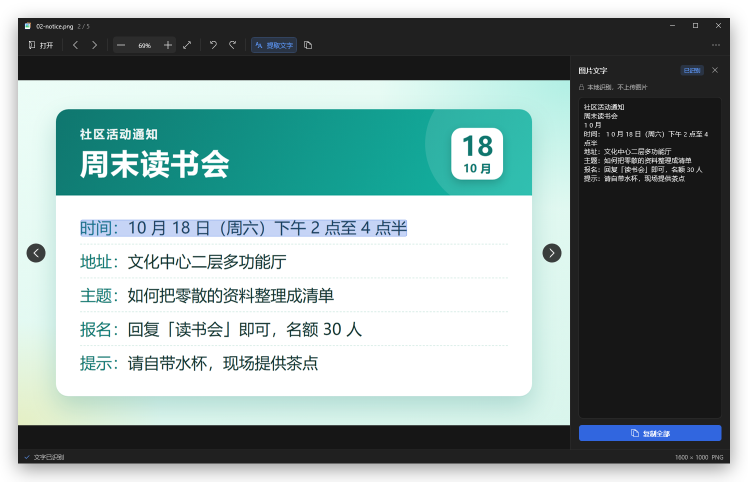
#> input picture assets/hero.png, 1496 x 963 px (shown at 1/2 size)
$ python -i post.py   (imports and definitions only)
#> lines starting #> are read from the running program, lines starting #| are printed output that depends on the picture
"""Turn the raw window captures into the README images: crop to the visible frame, soft shadow, cursor overlay, GIF.

    py -3.14 tools/readme-assets/post.py <work dir> [hero selection region menu narrow gif installer]

Reads <work>/shots (and <work>/shots-select for the GIF) and writes <work>/assets-out.
"""
import json
import pathlib
import sys

from PIL import Image, ImageChops, ImageDraw, ImageFilter

# [1 line not run here, left out]
BASE = pathlib.Path(sys.argv[1]).resolve()
OUT = BASE / "assets-out"
# [1 line not run here, left out]

SHADOW_MARGIN = 36


def read_meta(path):
    return json.loads(pathlib.Path(path).read_text(encoding="utf-8-sig"))


# [5 lines left out: function crop_visible, not called in this run]


def with_shadow(img, margin=SHADOW_MARGIN, blur=18, offset=(0, 10), opacity=0.42):
    """Transparent canvas, blurred drop shadow, then the window on top (square corners like the real window)."""
    w, h = img.size
    canvas = Image.new("RGBA", (w + margin * 2, h + margin * 2), (0, 0, 0, 0))
    shadow = Image.new("RGBA", canvas.size, (0, 0, 0, 0))
    ImageDraw.Draw(shadow).rectangle(
        (margin + offset[0], margin + offset[1], margin + offset[0] + w - 1, margin + offset[1] + h - 1),
        fill=(0, 0, 0, int(255 * opacity)),
    )
    shadow = shadow.filter(ImageFilter.GaussianBlur(blur))
    canvas = Image.alpha_composite(canvas, shadow)
    canvas.alpha_composite(img.convert("RGBA"), (margin, margin))
    return canvas


def save_png(img, name):
    path = OUT / name
    img.save(path, optimize=True)
    print(f"{name:28} {path.stat().st_size / 1024:7.0f} KiB  {img.size}")
    return path


# [9 lines left out: function window_shot, not called in this run]


def installer_shot(raw_png, out_name):
#> called with raw_png = '../../assets/hero.png', out_name = 'out.png'
    img = Image.open(raw_png).convert("RGB")
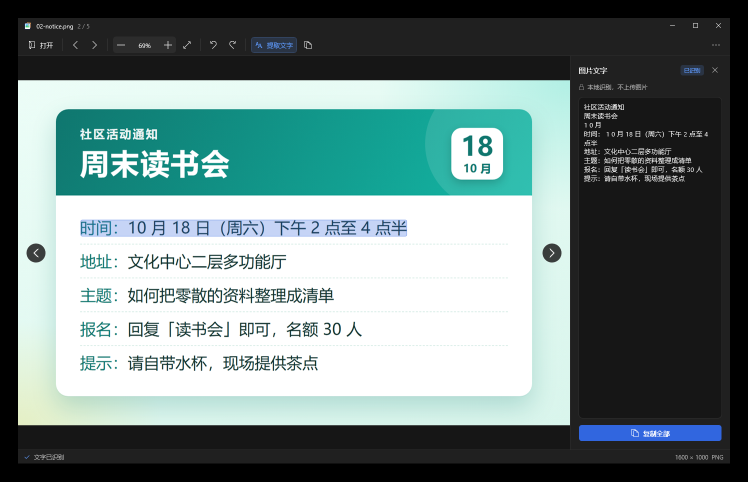
#> img: PIL image 1496x963 RGB (shown at 1/2 size); mean R, G, B 111.3, 129.7, 128.3
    bands = [img.getchannel(i).point(lambda v: 255 if v > 8 else 0) for i in range(3)]
#> bands = 3 items
    left, top, right, bottom = ImageChops.add(ImageChops.add(bands[0], bands[1]), bands[2]).getbbox()
#> left = 36; top = 36; right = 1460; bottom = 927
    return save_png(with_shadow(img.crop((left + 1, top + 1, right - 1, bottom - 1))), out_name)
#> in with_shadow, `canvas = Image.new("RGBA", (w + margin * 2, h + margin * 2), (0, 0, 0,..`: canvas: PIL image 1494x961 RGBA; every value is 0
#> in with_shadow, `ImageDraw.Draw(shadow).rectangle( (margin + offset[0], margin + offset..`:
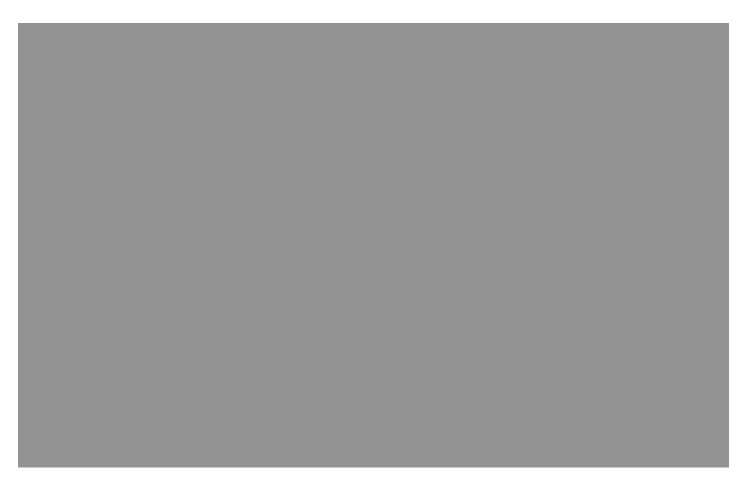
#> shadow: PIL image 1494x961 RGBA (shown at 1/2 size); mean R, G, B, A 0, 0, 0, 94.2; transparent parts drawn white
#> in with_shadow, `shadow = shadow.filter(ImageFilter.GaussianBlur(blur))`:
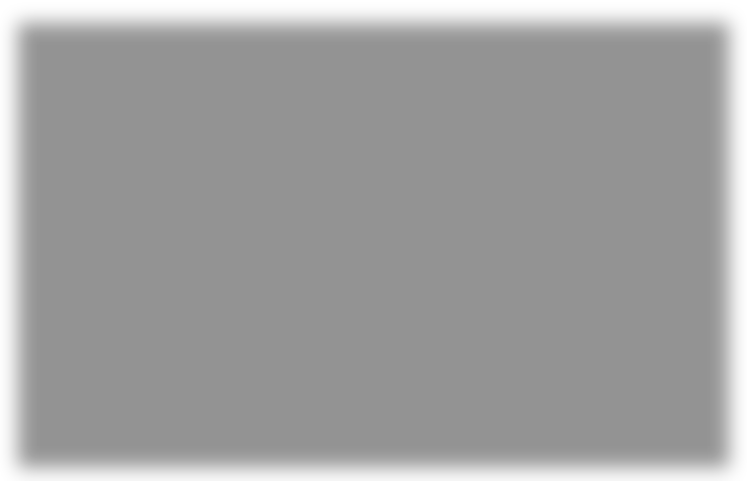
#> shadow: PIL image 1494x961 RGBA (shown at 1/2 size); mean R, G, B, A 0, 0, 0, 94.2; transparent parts drawn white
#> in with_shadow, `canvas.alpha_composite(img.convert("RGBA"), (margin, margin))`:
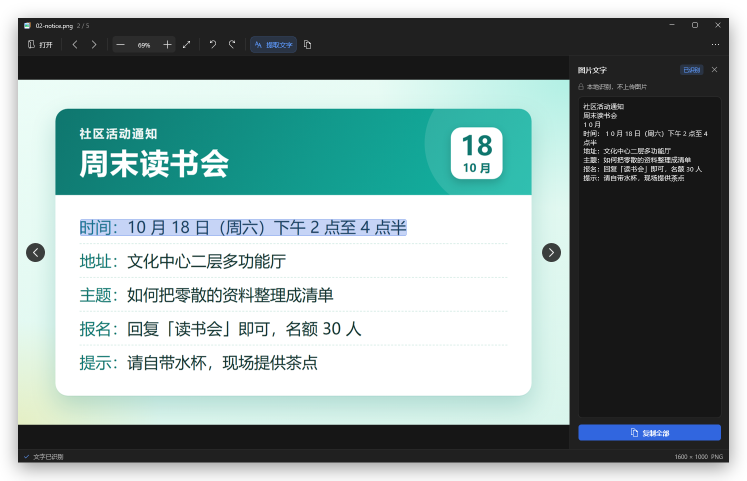
#> canvas: PIL image 1494x961 RGBA (shown at 1/2 size); mean R, G, B, A 111.5, 130, 128.5, 227.2; transparent parts drawn white
#> in with_shadow, `canvas.alpha_composite(img.convert("RGBA"), (margin, margin))`:
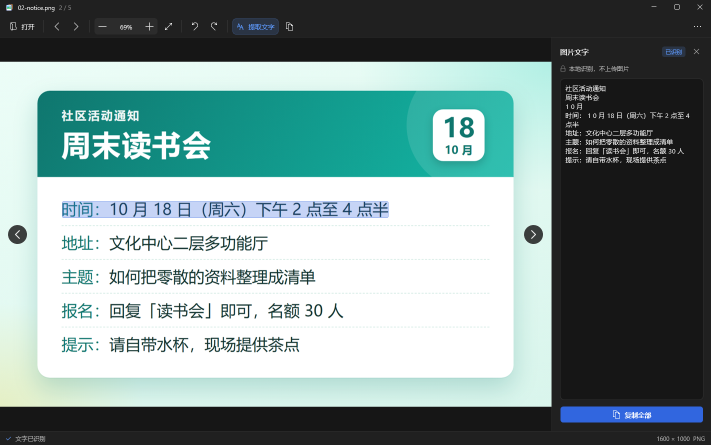
#> img: PIL image 1422x889 RGB (shown at 1/2 size); mean R, G, B 126.6, 147.6, 146


# [61 lines left out: functions draw_ibeam, build_gif, not called in this run]


# [17 lines not run here, left out]

#> (the run stopped early here; a loop or call above may not have finished)
